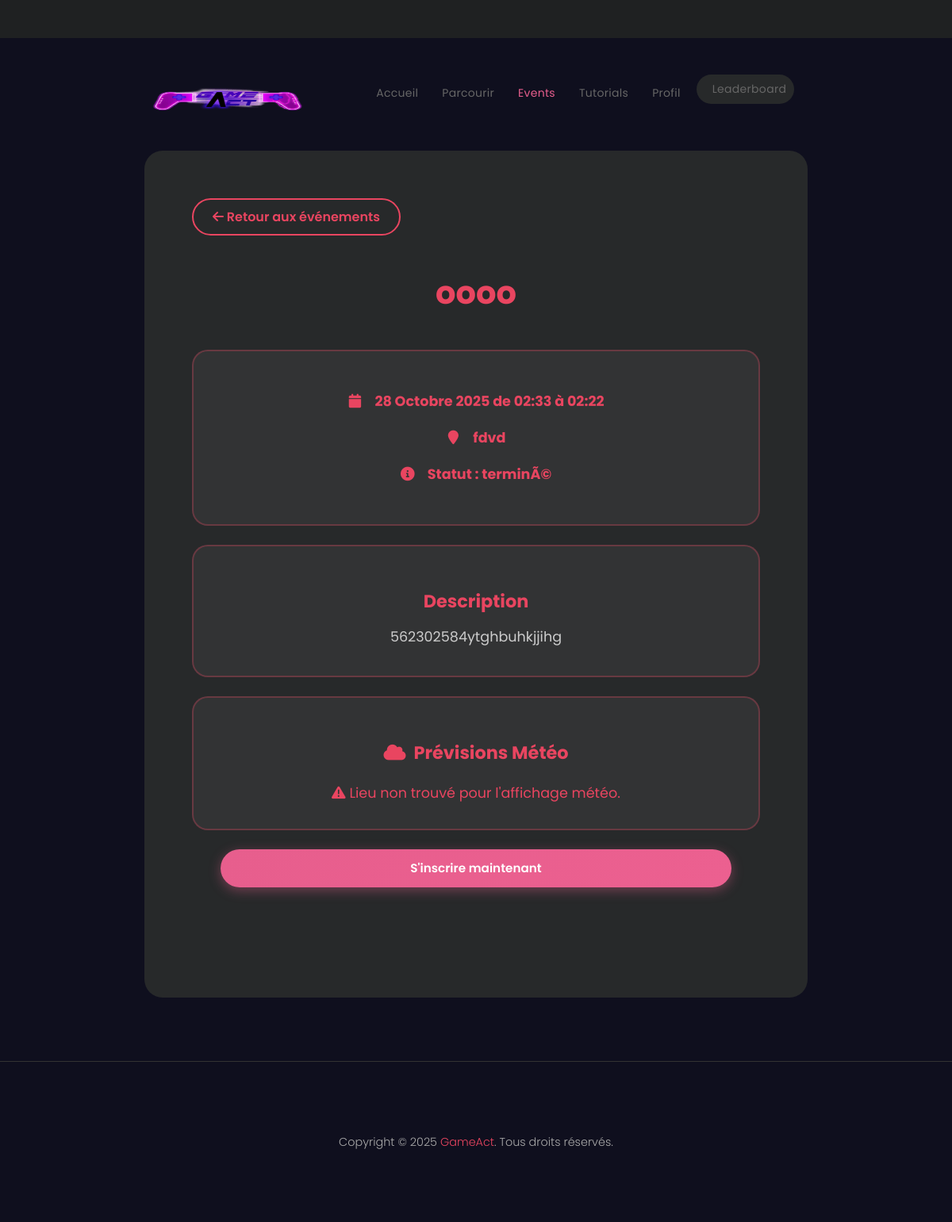
The page /view/front-office/events/front/detail.php?id=2 on the database its author committed.
### tables this page shows
CREATE TABLE `event` (
  `id` int(11) NOT NULL,
  `titre` varchar(50) NOT NULL,
  `description` varchar(200) NOT NULL,
  `lieu` varchar(50) NOT NULL,
  `date` date NOT NULL,
  `statut` varchar(50) NOT NULL,
  `heure_deb` varchar(50) NOT NULL,
  `heure_fin` varchar(50) NOT NULL
);

### controller/eventC.php (called while the page is built, shortened)
<?php
class EventC
{
    public function showEvent($id)
    {
        $sql = "SELECT * FROM event WHERE id = :id";
        $db = config::getConnexion();
        try {
            $query = $db->prepare($sql);
            $query->bindValue(':id', $id);
            $query->execute();
            $event = $query->fetch();
            return $event;
        } catch (Exception $e) {
            throw new Exception('Erreur lors de l\'affichage de l\'événement : ' . $e->getMessage());
        }
    }
}
?>

### view/front-office/events/front/detail.php (the view, shortened to what this page needs)
<?php
require_once(__DIR__ . '/../../../../controller/eventC.php');
$eventId = isset($_GET['id']) ? (int)$_GET['id'] : 0;
$eventController = new EventC();
$event = null;
if ($eventId > 0) {
    try {
        $event = $eventController->showEvent($eventId);
    } catch (Exception $e) {
        $error = $e->getMessage();
    }
}
function formatDate($date) {
    $timestamp = strtotime($date);
    $months = [
        1 => 'Janvier', 2 => 'Février', 3 => 'Mars', 4 => 'Avril',
        5 => 'Mai', 6 => 'Juin', 7 => 'Juillet', 8 => 'Août',
        9 => 'Septembre', 10 => 'Octobre', 11 => 'Novembre', 12 => 'Décembre'
    ];
    $day = date('d', $timestamp);
    $month = $months[(int)date('m', $timestamp)];
    $year = date('Y', $timestamp);
    return $day . ' ' . $month . ' ' . $year;
}
function formatDateRange($date, $heure_deb, $heure_fin) {
    $formatted = formatDate($date);
    if (!empty($heure_deb) && strtotime($heure_deb) !== false) {
        $formatted .= ' de ' . date('H:i', strtotime($heure_deb));
        if (!empty($heure_fin) && strtotime($heure_fin) !== false) {
            $formatted .= ' à ' . date('H:i', strtotime($heure_fin));
        }
    }
    return $formatted;
}
?>
<!DOCTYPE html>
<html lang="fr">
<head>
  <link href="../../vendor/bootstrap/css/bootstrap.min.css" rel="stylesheet">
  <link rel="stylesheet" href="../../assets/css/fontawesome.css">
  <link rel="stylesheet" href="../../assets/css/templatemo-cyborg-gaming.css">
  <link rel="stylesheet" href="events-custom.css">
</head>
<body>
  <header class="header-area header-sticky">
    <div class="container">
      <div class="row">
        <div class="col-12">
          <nav class="main-nav">
            <a href="../../index.html" class="logo">
              <img src="../../assets/images/logo.png" alt="GameAct" style="height:60px;">
            </a>
            <ul class="nav">
              <li><a href="../../index.html">Accueil</a></li>
              <li><a href="../../browse.html">Parcourir</a></li>
              <li><a href="index.php" class="active">Events</a></li>
              <li><a href="../../streams.html">Tutorials</a></li>
              <li><a href="../../profile.html">Profil</a></li>
              <li><a href="../../leaderboard.html">Leaderboard</a></li>
            </ul>
          </nav>
        </div>
      </div>
    </div>
  </header>
  <div class="container mt-5">
    <div class="row">
      <div class="col-lg-12">
        <div class="page-content">
          <div class="mb-4">
            <a href="index.php" class="btn-back">
              <i class="fa fa-arrow-left"></i> Retour aux événements
            </a>
          </div>
          <?php if (!$event): ?>
            <div class="text-center" style="color:#ccc; padding:3rem;">
              <h2 style="color:#e94560; margin-bottom:1rem;">Événement introuvable</h2>
              <p style="font-size:1.2rem;">L'événement que vous recherchez n'existe pas ou a été supprimé.</p>
              <a href="index.php" class="btn-primary" style="display:inline-block; margin-top:2rem;">Retour à la liste</a>
            </div>
          <?php else: ?>
            <div class="text-center mb-5">
              <h1 style="color:#e94560; font-size:2.5rem;"><?= htmlspecialchars($event['titre']); ?></h1>
            </div>
            <div class="event-info text-center mb-4" style="background:rgba(255,255,255,0.05); padding:2rem; border-radius:20px; border:2px solid rgba(233,69,96,0.3);">
              <p style="margin:1rem 0; font-size:1.1rem;">
                <i class="fa fa-calendar" style="color:#e94560;"></i>
                <strong><?= formatDateRange($event['date'], $event['heure_deb'], $event['heure_fin']); ?></strong>
              </p>
              <p style="margin:1rem 0; font-size:1.1rem;">
                <i class="fa fa-map-marker" style="color:#e94560;"></i>
                <strong><?= htmlspecialchars($event['lieu']); ?></strong>
              </p>
              <p style="margin:1rem 0; font-size:1.1rem;">
                <i class="fa fa-info-circle" style="color:#e94560;"></i>
                <strong>Statut : <?= htmlspecialchars($event['statut']); ?></strong>
              </p>
            </div>
            <div class="text-center mb-4" style="background:rgba(255,255,255,0.05); padding:2rem; border-radius:20px; border:2px solid rgba(233,69,96,0.3);">
              <h3 style="color:#e94560; margin-bottom:1rem;">Description</h3>
              <p style="font-size:1.1rem; color:#ccc; max-width:800px; margin:0 auto; line-height:1.8;">
                <?= nl2br(htmlspecialchars($event['description'])); ?>
              </p>
            </div>
            <div id="weather-widget" class="text-center mb-4" style="background:rgba(255,255,255,0.05); padding:2rem; border-radius:20px; border:2px solid rgba(233,69,96,0.3); display:none;">
              <h3 style="color:#e94560; margin-bottom:1.5rem;">
                <i class="fa fa-cloud" style="margin-right:10px;"></i>Prévisions Météo
              </h3>
              <div id="weather-error" style="display:none; color:#e94560; font-size:1.1rem;">
              </div>
            </div>
            <div class="text-center mb-5">
              <a href="participation.php?id=<?= $eventId ?>" class="btn-primary">S'inscrire maintenant</a>
            </div>
          <?php endif; ?>
        </div>
      </div>
    </div>
  </div>
  <footer class="mt-5 py-4" style="background:#0f0f1e; border-top:1px solid #333;">
    <div class="container">
      <div class="row">
        <div class="col-lg-12 text-center">
          <p style="color:#aaa; font-size:0.9rem; margin:0;">
            Copyright © 2025 <a href="#" style="color:#e94560; text-decoration:none;">GameAct</a>. Tous droits réservés.
          </p>
        </div>
      </div>
    </div>
  </footer>
</body>
</html>

### view/front-office/assets/css/templatemo-cyborg-gaming.css (style rules this page uses)
html, body, div, span, applet, object, iframe, h1, h2, h3, h4, h5, h6, p, blockquote, div pre, a, abbr, acronym, address, big, cite, code, del, dfn, em, font, img, ins, kbd, q, s, samp, small, strike, strong, sub, sup, tt, var, b, u, i, center, dl, dt, dd, ol, ul, li, figure, header, nav, section, article, aside, footer, figcaption { margin: 0; padding: 0; border: 0; outline: 0; }
ul, li { padding: 0; margin: 0; list-style: none; }
header, nav, section, article, aside, footer, hgroup { display: block; }
* { box-sizing: border-box; }
html, body { font-family: 'Poppins', sans-serif; font-weight: 400; background-color: #1e1e1e; font-size: 16px; -ms-text-size-adjust: 100%; -webkit-font-smoothing: antialiased; -moz-osx-font-smoothing: grayscale; }
a { color: #CCC; text-decoration: none !important; }
h1, h2, h3, h4, h5, h6 { margin-top: 0px; margin-bottom: 0px; color: #fff; font-weight: 700; }
ul { margin-bottom: 0px; }
p { font-size: 15px; line-height: 30px; color: #fff; }
img { width: 100%; overflow: hidden; }
html, body { background: #1f2122; font-family: 'Poppins', sans-serif; }
body .page-content { margin-top: 110px; background-color: #27292a; padding: 60px; border-radius: 23px; }
p { font-size: 15px; color: #666; line-height: 30px; margin-bottom: 0px; }
.header-area { background-color: transparent; position: absolute; height: 70px; top: 15px; left: 0; right: 0; z-index: 100; -webkit-transition: all .5s ease 0s; -moz-transition: all .5s ease 0s; -o-transition: all .5s ease 0s; transition: all .5s ease 0s; }
.header-area .main-nav { min-height: 80px; background: transparent; display: flex; padding: 15px 0px; border-radius: 50px; }
.header-area .main-nav .logo { border-right: 1px solid #27292a; flex-basis: 25%; margin-right: 5%; -webkit-transition: all 0.3s ease 0s; -moz-transition: all 0.3s ease 0s; -o-transition: all 0.3s ease 0s; transition: all 0.3s ease 0s; }
.header-area .main-nav .logo img { width: 191px; }
.header-area .main-nav .nav { display: inline-flex; flex-basis: 70%; justify-content: flex-end; vertical-align: middle; text-align: right; margin-top: 0px; margin-right: 0px; -webkit-transition: all 0.3s ease 0s; -moz-transition: all 0.3s ease 0s; -o-transition: all 0.3s ease 0s; transition: all 0.3s ease 0s; position: relative; z-index: 999; }
.header-area .main-nav .nav li { padding-left: 10px; padding-right: 10px; display: inline-block; }
.header-area .main-nav .nav li a { display: block; font-weight: 400; font-size: 14px; text-transform: capitalize; color: #666; -webkit-transition: all 0.3s ease 0s; -moz-transition: all 0.3s ease 0s; -o-transition: all 0.3s ease 0s; transition: all 0.3s ease 0s; border: transparent; padding: 13px 10px; border-radius: 18px; letter-spacing: .3px; }
.header-area .main-nav .nav li:last-child a { background-color: #27292a; padding: 8px 10px 8px 20px; border-radius: 23px; }
.header-area .main-nav .nav li:hover a, .header-area .main-nav .nav li a.active { color: #e75e8d !important; }
.header-area.header-sticky { min-height: 70px; }
.header-area.header-sticky .nav li a.active { color: #fff; }
@media (max-width: 1200px) { .header-area .main-nav .nav li { padding-left: 10px; padding-right: 10px; } }
@media (max-width: 1200px) { .header-area .main-nav:before { display: none; } }
footer p { text-align: center; padding: 30px 0px; color: #fff; font-weight: 300; }
footer p a { color: #fff; transition: all .3s; }
body { overflow-x: hidden; }
@media (max-width: 1200px) { .header-area .main-nav .nav li { padding-right: 5px; padding-left: 5px; } }
@media (max-width: 1200px) { .header-area .main-nav .logo { margin-right: 30px; border-right: none; } }

### rows shown on the page
event: titre "oooo", date+heure_deb+heure_fin "28 Octobre 2025 de 02:33 à 02:22", lieu "fdvd", statut "terminÃ©", description "562302584ytghbuhkjjihg"
